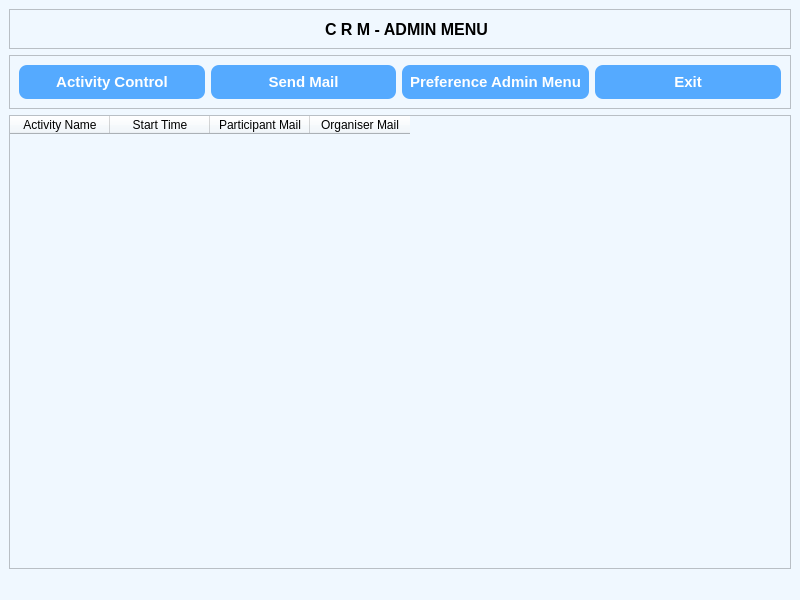
<?xml version="1.0" encoding="UTF-8"?>
<ui version="4.0">
 <class>MainWindow</class>
 <widget class="QMainWindow" name="MainWindow">
  <property name="geometry">
   <rect>
    <x>0</x>
    <y>0</y>
    <width>800</width>
    <height>600</height>
   </rect>
  </property>
  <property name="font">
   <font>
    <pointsize>10</pointsize>
   </font>
  </property>
  <property name="windowTitle">
   <string>MainWindow</string>
  </property>
  <property name="autoFillBackground">
   <bool>false</bool>
  </property>
  <property name="styleSheet">
   <string notr="true">QWidget {
    background-color: #f0f8ff;
}

QPushButton {
    background-color: #4CAF50;
    color: white;
    border-radius: 8px;
    padding: 5px;
}

QPushButton:hover {
    background-color: #45a049;
}

QLineEdit {
    border: 2px solid #ccc;
    border-radius: 4px;
    padding: 4px;
    background-color: #ffffff;
}
</string>
  </property>
  <widget class="QWidget" name="centralwidget">
   <layout class="QVBoxLayout" name="verticalLayout">
    <item>
     <widget class="QFrame" name="frame_7">
      <property name="frameShape">
       <enum>QFrame::StyledPanel</enum>
      </property>
      <property name="frameShadow">
       <enum>QFrame::Raised</enum>
      </property>
      <layout class="QHBoxLayout" name="horizontalLayout">
       <item>
        <spacer name="horizontalSpacer">
         <property name="orientation">
          <enum>Qt::Horizontal</enum>
         </property>
         <property name="sizeHint" stdset="0">
          <size>
           <width>141</width>
           <height>20</height>
          </size>
         </property>
        </spacer>
       </item>
       <item>
        <widget class="QLabel" name="label">
         <property name="text">
          <string/>
         </property>
         <property name="pixmap">
          <pixmap>Icons/logo_vit_7_3.png</pixmap>
         </property>
        </widget>
       </item>
       <item>
        <widget class="QLabel" name="label_3">
         <property name="font">
          <font>
           <pointsize>12</pointsize>
           <weight>75</weight>
           <bold>true</bold>
          </font>
         </property>
         <property name="text">
          <string>C R M - ADMIN MENU</string>
         </property>
        </widget>
       </item>
       <item>
        <spacer name="horizontalSpacer_4">
         <property name="orientation">
          <enum>Qt::Horizontal</enum>
         </property>
         <property name="sizeHint" stdset="0">
          <size>
           <width>40</width>
           <height>20</height>
          </size>
         </property>
        </spacer>
       </item>
      </layout>
     </widget>
    </item>
    <item>
     <widget class="QFrame" name="frame_5">
      <property name="frameShape">
       <enum>QFrame::StyledPanel</enum>
      </property>
      <property name="frameShadow">
       <enum>QFrame::Raised</enum>
      </property>
      <layout class="QHBoxLayout" name="horizontalLayout_2">
       <item>
        <widget class="QPushButton" name="admin_menu_buton_activity_control">
         <property name="font">
          <font>
           <pointsize>11</pointsize>
           <weight>75</weight>
           <bold>true</bold>
          </font>
         </property>
         <property name="styleSheet">
          <string notr="true">QPushButton {
    background-color: #55aaff;
    color: white;
    border-radius: 8px;
    padding: 8px;
    font-weight: bold;
}

QPushButton:hover {
    background-color: #8263c6;
}

QPushButton:pressed {
    background-color: #594097;
}
</string>
         </property>
         <property name="text">
          <string>Activity Control</string>
         </property>
         <property name="icon">
          <iconset>
           <normaloff>Icons/activity_control.png</normaloff>Icons/activity_control.png</iconset>
         </property>
        </widget>
       </item>
       <item>
        <widget class="QPushButton" name="admin_menu_buton_sendmail">
         <property name="font">
          <font>
           <pointsize>11</pointsize>
           <weight>75</weight>
           <bold>true</bold>
          </font>
         </property>
         <property name="styleSheet">
          <string notr="true">QPushButton {
    background-color: #55aaff;
    color: white;
    border-radius: 8px;
    padding: 8px;
    font-weight: bold;
}

QPushButton:hover {
    background-color: #8263c6;
}

QPushButton:pressed {
    background-color: #594097;
}
</string>
         </property>
         <property name="text">
          <string>Send Mail</string>
         </property>
         <property name="icon">
          <iconset>
           <normaloff>Icons/send_mail.png</normaloff>Icons/send_mail.png</iconset>
         </property>
        </widget>
       </item>
       <item>
        <widget class="QPushButton" name="admin_menu_buton_prefencemenu">
         <property name="font">
          <font>
           <pointsize>11</pointsize>
           <weight>75</weight>
           <bold>true</bold>
          </font>
         </property>
         <property name="styleSheet">
          <string notr="true">QPushButton {
    background-color: #55aaff;
    color: white;
    border-radius: 8px;
    padding: 8px;
    font-weight: bold;
}

QPushButton:hover {
    background-color: #8263c6;
}

QPushButton:pressed {
    background-color: #594097;
}
</string>
         </property>
         <property name="text">
          <string>Preference Admin Menu</string>
         </property>
         <property name="icon">
          <iconset>
           <normaloff>Icons/preference_admin.png</normaloff>Icons/preference_admin.png</iconset>
         </property>
        </widget>
       </item>
       <item>
        <widget class="QPushButton" name="admin_menu_buton_exit">
         <property name="font">
          <font>
           <pointsize>11</pointsize>
           <weight>75</weight>
           <bold>true</bold>
          </font>
         </property>
         <property name="styleSheet">
          <string notr="true">QPushButton {
    background-color: #55aaff;
    color: white;
    border-radius: 8px;
    padding: 8px;
    font-weight: bold;
}

QPushButton:hover {
    background-color: #8263c6;
}

QPushButton:pressed {
    background-color: #594097;
}
</string>
         </property>
         <property name="text">
          <string>Exit</string>
         </property>
         <property name="icon">
          <iconset>
           <normaloff>Icons/exit-icon.png</normaloff>Icons/exit-icon.png</iconset>
         </property>
        </widget>
       </item>
      </layout>
     </widget>
    </item>
    <item>
     <widget class="QTableWidget" name="admin_menu_table_result">
      <column>
       <property name="text">
        <string>Activity Name</string>
       </property>
      </column>
      <column>
       <property name="text">
        <string>Start Time</string>
       </property>
      </column>
      <column>
       <property name="text">
        <string>Participant Mail</string>
       </property>
      </column>
      <column>
       <property name="text">
        <string>Organiser Mail</string>
       </property>
      </column>
     </widget>
    </item>
   </layout>
  </widget>
  <widget class="QStatusBar" name="statusbar"/>
 </widget>
 <resources/>
 <connections/>
</ui>
